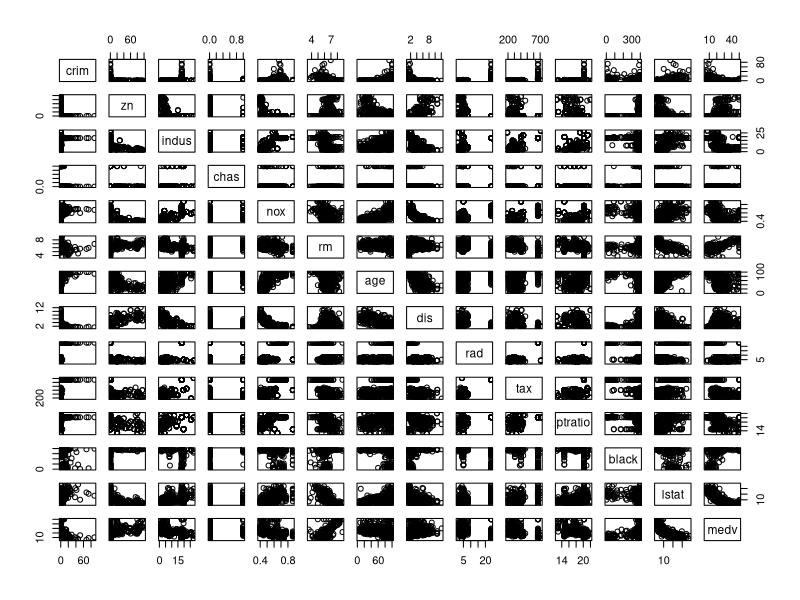
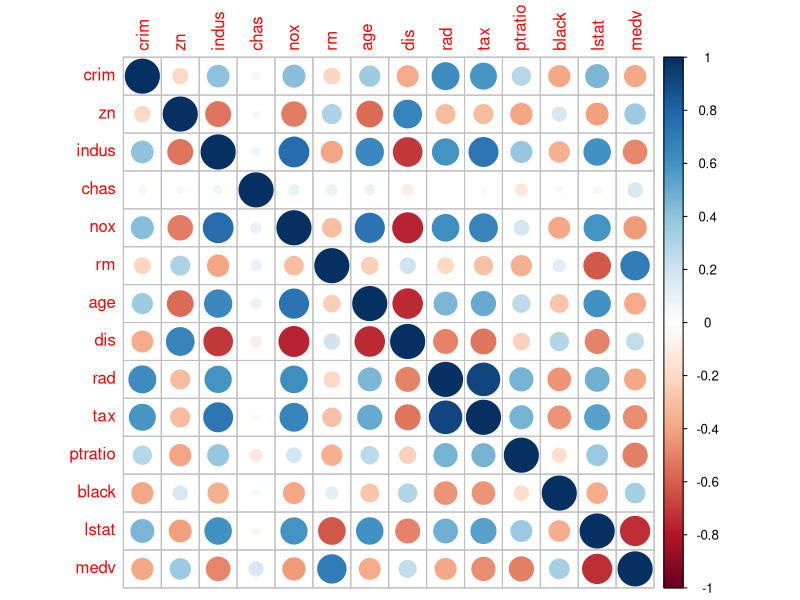
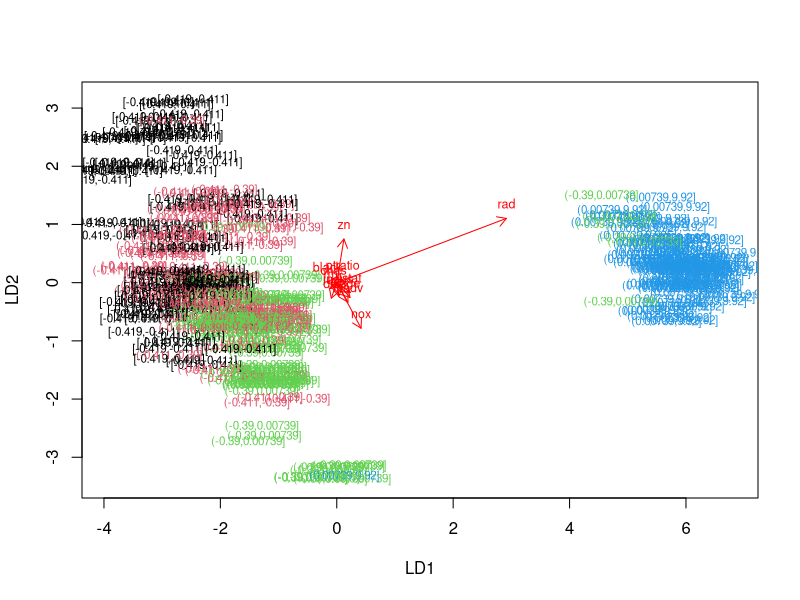
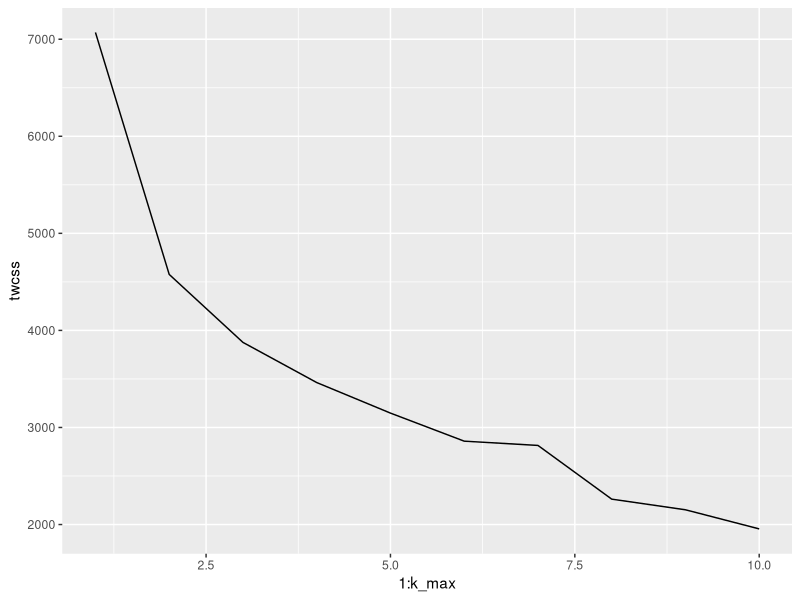
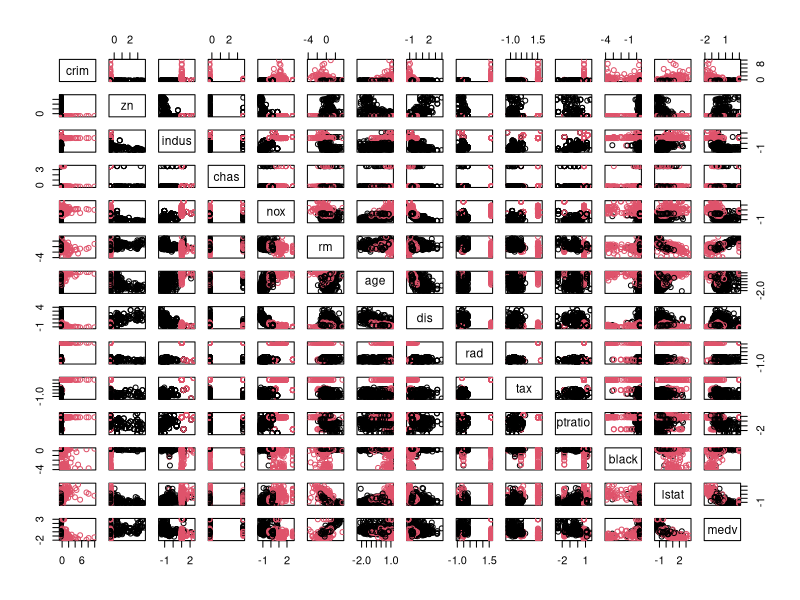

These charts were generated, in order, by the following R code:
## ---- chunk 1
# This is a code chunk in RStudio editor.
# access the MASS package
library(MASS)
library(tidyverse)

# load the data
data("Boston")

# explore the dataset
str(Boston)
dim(Boston)

# plot matrix of the variables
pairs(Boston)

## ---- chunk 2
# calculate the correlation matrix and round it
cor_matrix <- cor(Boston) 

# visualize the correlation matrix
library(corrplot)
corrplot(cor_matrix, method="circle")
summary(Boston)

## ---- chunk 3
# center and standardize variables
boston_scaled <- scale(Boston)

# summaries of the scaled variables
summary(boston_scaled)

# class of the boston_scaled object
class(boston_scaled)

# change the object to data frame
boston_scaled <- as.data.frame(boston_scaled)

# summary of the scaled crime rate
summary(boston_scaled$crim)

# create a quantile vector of crim and print it
bins <- quantile(boston_scaled$crim)
bins

# create a categorical variable 'crime'
crime <- cut(boston_scaled$crim, breaks = bins, include.lowest = TRUE)

# look at the table of the new factor crime
table(crime)

# remove original crim from the dataset
boston_scaled <- dplyr::select(boston_scaled, -crim)

# add the new categorical value to scaled data
boston_scaled <- data.frame(boston_scaled, crime)

# number of rows in the Boston dataset 
n <- nrow(boston_scaled)

# choose randomly 80% of the rows
ind <- sample(n,  size = n * 0.8)

# create train set
train <- boston_scaled[ind,]

# create test set 
test <- boston_scaled[-ind,]

# save the correct classes from test data
correct_classes <- test$crime

# remove the crime variable from test data
test <- dplyr::select(test, -crime)

## ---- chunk 4
# linear discriminant analysis
lda.fit <- lda(crime ~ ., data = train)

# print the lda.fit object
lda.fit

# the function for lda biplot arrows
lda.arrows <- function(x, myscale = 1, arrow_heads = 0.1, color = "red", tex = 0.75, choices = c(1,2)){
  heads <- coef(x)
  arrows(x0 = 0, y0 = 0, 
         x1 = myscale * heads[,choices[1]], 
         y1 = myscale * heads[,choices[2]], col=color, length = arrow_heads)
  text(myscale * heads[,choices], labels = row.names(heads), 
       cex = tex, col=color, pos=3)
}


# target classes as numeric
classes <- as.numeric(train$crime)

# plot the lda results
plot(lda.fit, dimen = 2, col = classes)
lda.arrows(lda.fit, myscale = 1) 

## ---- chunk 5

# predict classes with test data
lda.pred <- predict(lda.fit, newdata = test)

# cross tabulate the results
table(correct = correct_classes, predicted = lda.pred$class)

## ---- chunk 6
set.seed(123)

data("Boston")

Boston <- scale(Boston)

# euclidean distance matrix
dist_eu <- dist(Boston)

# look at the summary of the distances
summary(dist_eu)

# manhattan distance matrix
dist_man <- dist(Boston, method = "manhattan")

# look at the summary of the distances
summary(dist_man)
summary(dist_eu)

# determine the number of clusters
k_max <- 10

# calculate the total within sum of squares
twcss <- sapply(1:k_max, function(k){kmeans(Boston, k)$tot.withinss})

# visualize the results
qplot(x = 1:k_max, y = twcss, geom = 'line')

# k-means clustering
km <- kmeans(Boston, centers = 2)

# plot the Boston dataset with clusters
pairs(Boston, col = km$cluster)
